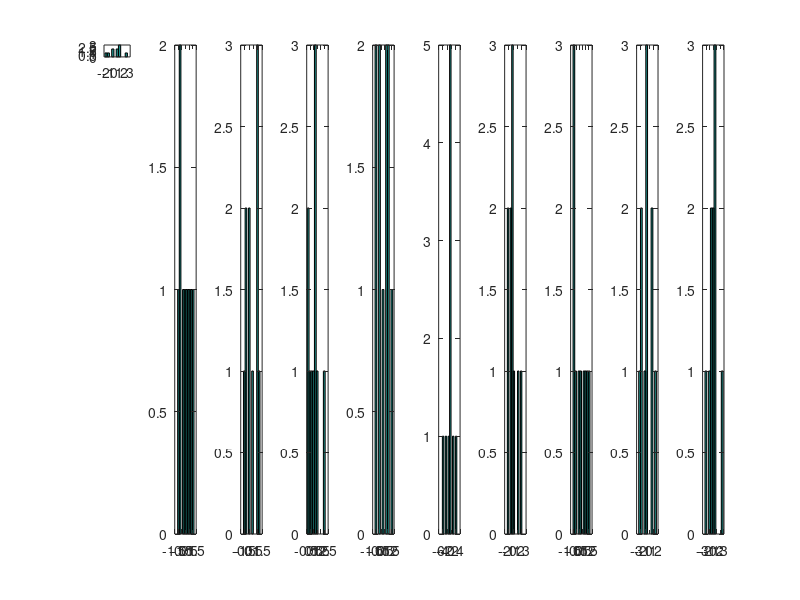

Reproduce this figure in MATLAB. (Note: this script raises an error after producing the figure.)
%Inicializacion de parametros

t_ini = 0;
t_fin = 1;
Fm = 10;
T = 1/Fm;
t = t_ini:T:t_fin - T;
%n es el numero de señales aleatorias
n = 10;
%vector de n señales aleatorias con length(t) muestras
mats = randn(n,length(t));%media 0 varianza 1 por defecto

%Compruebo estacionariedad
for i = 1:n
	tg = zeros(1,length(t));
	for j = 1:length(t)
		tg(j) = mats(i,j);%devuelve la señal de la matriz mats fila i
	endfor
	subplot(1,n,i);
	hist(tg);
endfor

%Compruebo ergodicidad
for i = 1:length(t)
	tg = zeros(1,n);
	for j = 1:n
		tg(j) = mats(j,i);%devuelve la señal de la matriz mats fila i
	endfor
	subplot(length(t),n,i);
	hist(tg);s
endfor

